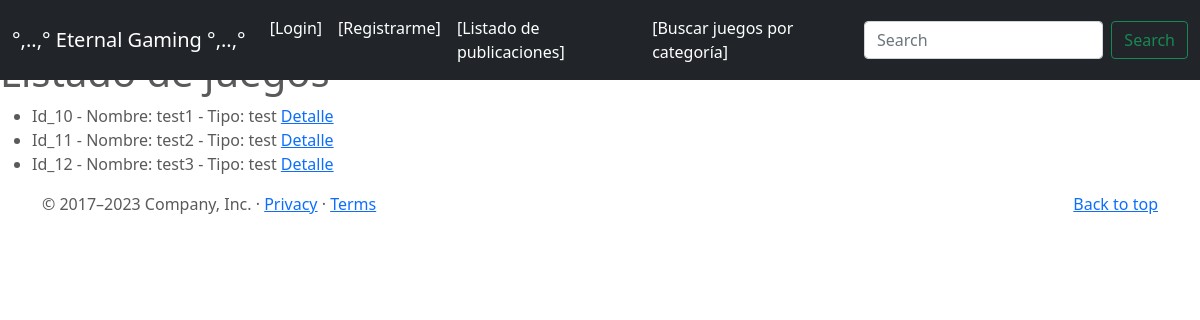
Page /juegos/ on the committed database.
### entrega_final_app/models.py (models this page shows, shortened)
class Juegos(models.Model):
    nombre = models.CharField(max_length=50)
    tipo = models.CharField(max_length=50)
    rating = models.CharField(max_length=2)
    categoria = models.CharField(max_length=50)
    opinion = models.TextField(max_length=500)
    publisher = models.ForeignKey(to = User, on_delete=models.CASCADE, related_name="publisher")
    imagen = models.ImageField(upload_to="posts", null=True, blank=True)

### entrega_final_app/views.py (the view)
# urls.py: path('juegos/',mostrar_juegos, name = "juegos"),
def mostrar_juegos(request):
    juegos = Juegos.objects.all()
    total_juegos = len(juegos)
    context = {
        "juegos": juegos,
        "total_juegos":total_juegos,
        "form": JuegosForm(),
    }
    return render(request, "entrega_final_app/juegos.html", context)

### entrega_final_app/forms.py
class JuegosForm (forms.Form):
    nombre = forms.CharField(max_length=50)
    tipo = forms.CharField(max_length=50)
    rating = forms.CharField(max_length=2)
    categoria = forms.CharField(max_length=50)
    opinion = forms.CharField(max_length=100)

### entrega_final_app/templates/entrega_final_app/juegos.html (shortened to what this page needs)
{% extends 'entrega_final_app/base.html'%}
{%block main%}
    <ul>
        {%  for juego in juegos %}
        <li>
            Id_{{juego.id}} - Nombre:  {{juego.nombre}} - Tipo: {{juego.tipo}}
            <a href="{% url 'juegos-detail' juego.id %}"> Detalle </a>
        </li>
        {% endfor %}
    </ul>
{% endblock %}

### entrega_final_app/static/entrega_final_app/css/juegos.css (style rules this page uses)
body { padding-top: 3rem; padding-bottom: 3rem; color: #5a5a5a; }

### rows in the picture
Juegos: id "10", nombre "test1", tipo "test"
Juegos: id "11", nombre "test2", tipo "test"
Juegos: id "12", nombre "test3", tipo "test"
